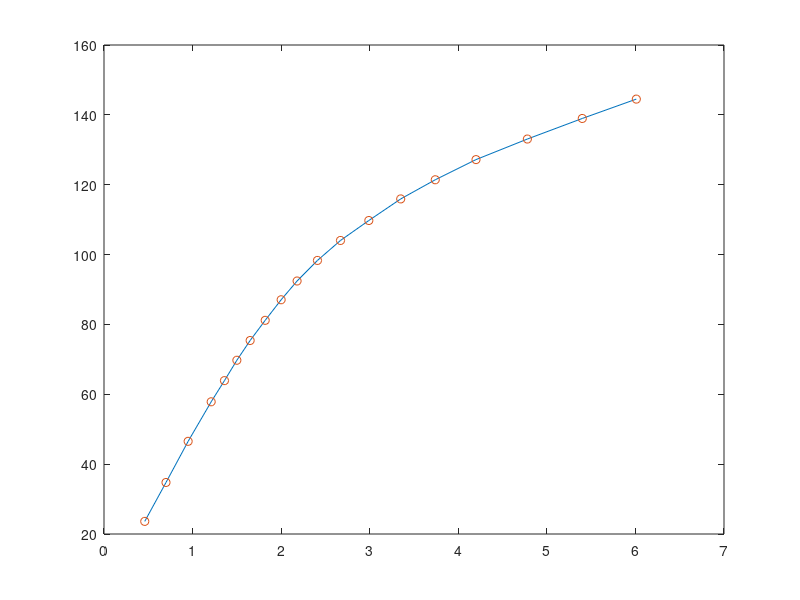
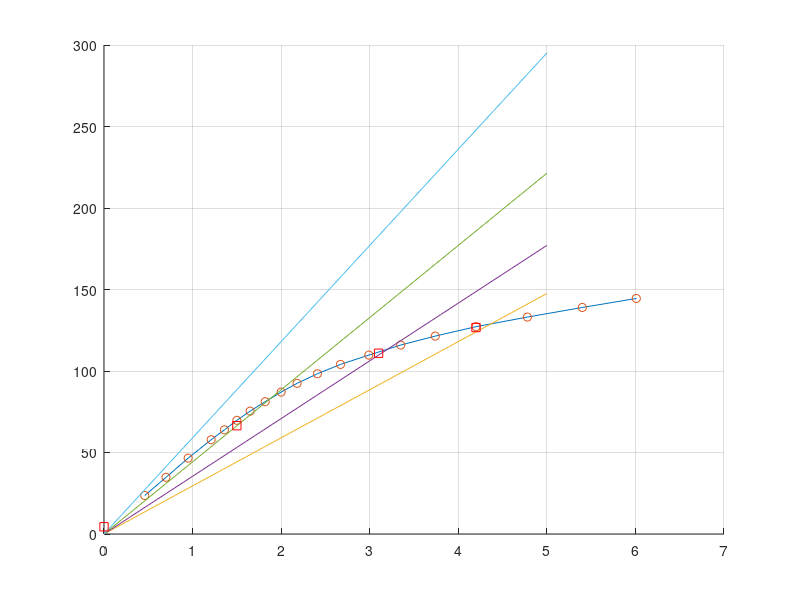

Write the MATLAB code that produced these figures, in order.
% Nomes: 
%         Lucas Guimarães Braga   RA: 182543
%         Lucas Zenichi Terada    RA: 182775
%         Nícolas F. R. A. Prado  RA: 185142
%         Thiago H. C. da Cruz    RA: 187576



%plot da curva de magnetização

clear all
close all

V1_linha = [40.9 60.2 80.6 100.2 110.7 120.8 130.6 140.6 150.8 160.1 170.3 180.2 190.1 200.8 210.3 220.3 230.5 240.7 250.3];
V1_fase = V1_linha/sqrt(3);
Iphi = [0.46 0.7 0.95 1.21 1.36 1.5 1.65 1.82 2.0 2.18 2.41 2.67 2.99 3.35 3.74 4.2 4.78 5.4 6.01];


figure(1)
grid on
plot(Iphi,V1_fase,Iphi,V1_fase, 'o')
hold off
%Operação do gerador de indução auto excitado
C_delta = (10^(-6))*[30 25 20 15];

C_estrela = 3*C_delta;

V_1med_linha = [219.4 192.1 115.1 7.7];
V_1med_fase = V_1med_linha/sqrt(3);
I1 = [4.2 3.1 1.5 0];
f1 = [59.93 59.93 59.94 60.02];

a = zeros(1,4);

a = 1./(2*pi*f1.*C_estrela');
i = 0 : 0.1 : 5;

figure(2)
grid on
hold on
plot(Iphi,V1_fase,Iphi,V1_fase, 'o')

plot(i,a(1)*i)
plot(i,a(2)*i)
plot(i,a(3)*i)
plot(i,a(4)*i)

plot(I1,V_1med_fase,'rs')

hold off